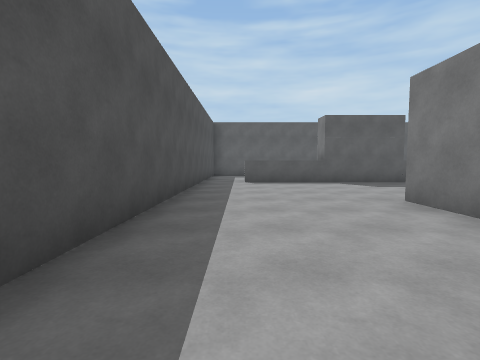
[1] (above)

16 first-person views from a walk through a 3-D level made in the Unity game engine. The camera is 1.3 m above the floor, tilts 4° down and sees 85° across. The floor is counted in squares, 2 m on a side. Each view is taken from the middle of a square. On the plan, view 1 faces up. The plan holds only what a view shows up to about 9 squares ahead; the rest is blank.

[2]
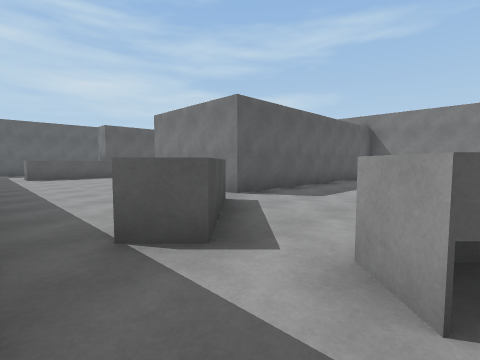

[3]
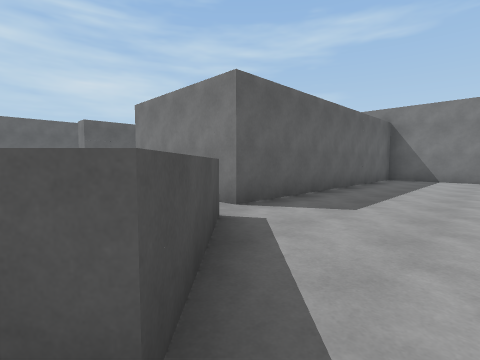

[4]
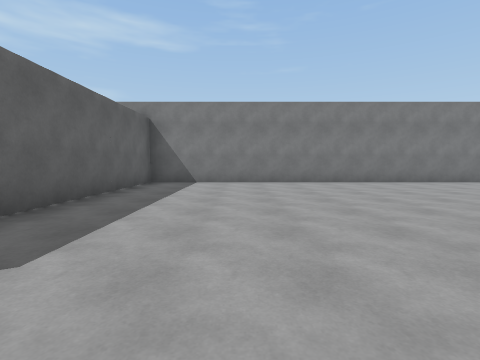

[5]
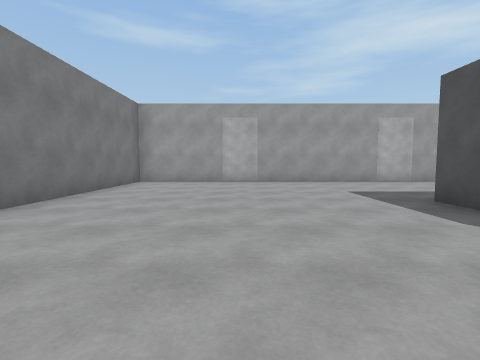

[6]
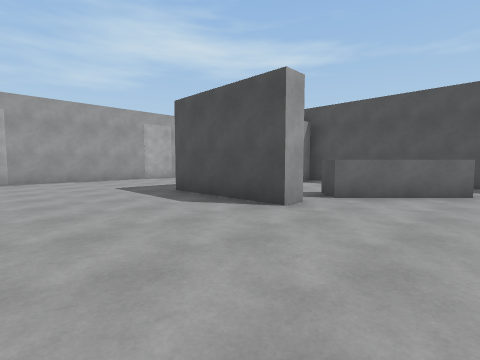

[7]
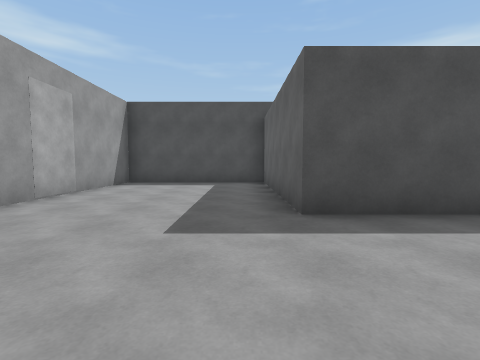

[8]
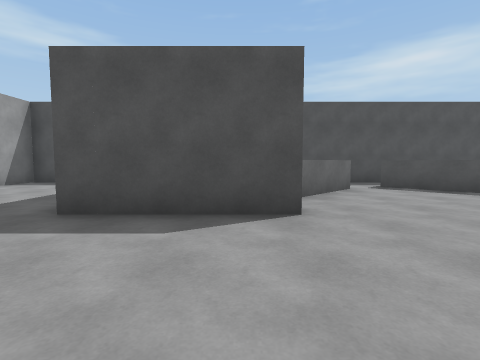

[9]
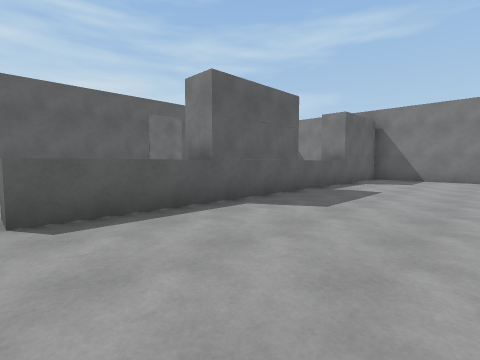

[10]
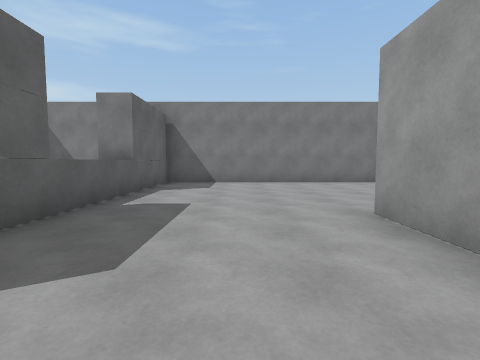

[11]
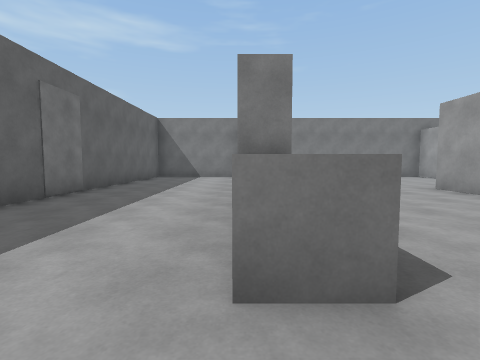

[12]
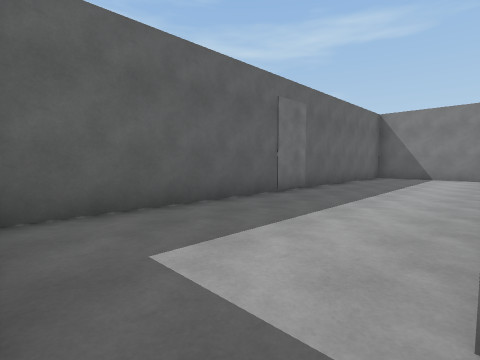

[13]
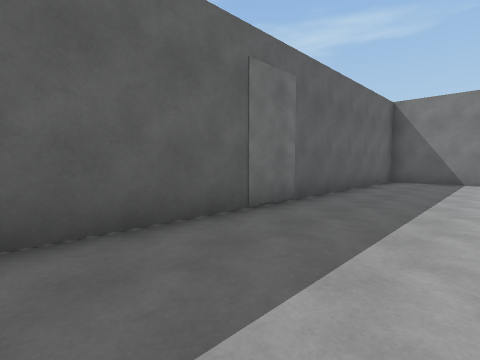

[14]
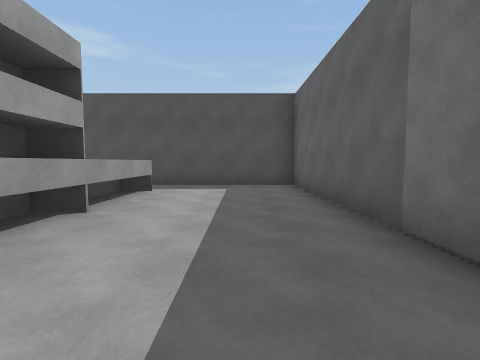

[15]
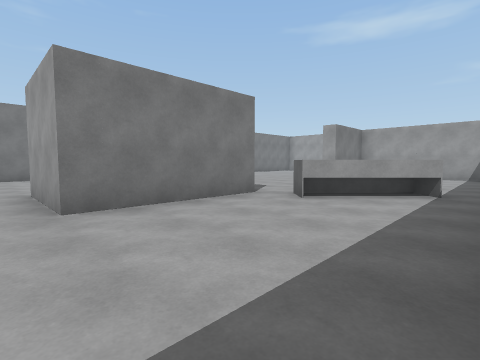

[16]
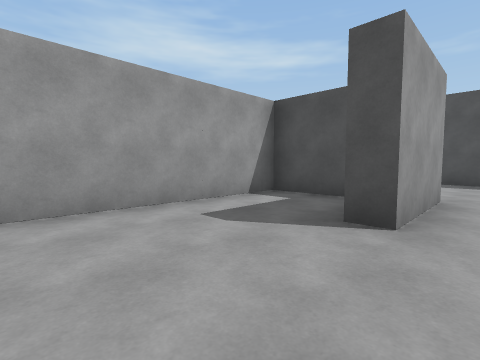

### Floor plan
Key: @ floor where view 1 was taken; # wall or solid block; x gap in a wall; . floor; ^ raised ledge.
Columns run from 2 left of view 1 to 11 right of it. Each row starts with its distance up from view 1.
 13 ##############
 12 #............#
 11 #............#
 10 #............#
  9 #..^^###^^####
  8 #............#
  7 #............#
  6 #............#
  5 #............#
  4 #....###.....#
  3 #....#.......#
  2 #....#.......#
  1 #...##########
  0 #.@^^........#
 -1 #.^^.........#
 -2 #..x.........#
 -3 #..^.........#
 -4 #.. ^........#
 -5 #.....#......#
 -6 #...  #......#
 -7 #######......#
 -8 #............#
 -9 #............#
-10 #............#
-11 #............#
-12 ##############

Positions as (right, up) in squares from view 1, and headings:
1: (0, 0), facing up
2: (-1, -3), facing up-right
3: (0, -2), facing up-right
4: (2, -2), facing right
5: (7, -3), facing down
6: (7, -2), facing down-left
7: (7, -8), facing left
8: (7, -5), facing left
9: (0, 5), facing up-right
10: (2, 6), facing right
11: (-1, 9), facing right
12: (-1, 9), facing up-right
13: (1, 10), facing up-right
14: (6, 11), facing left
15: (-1, 5), facing down-right
16: (8, 5), facing down-left
